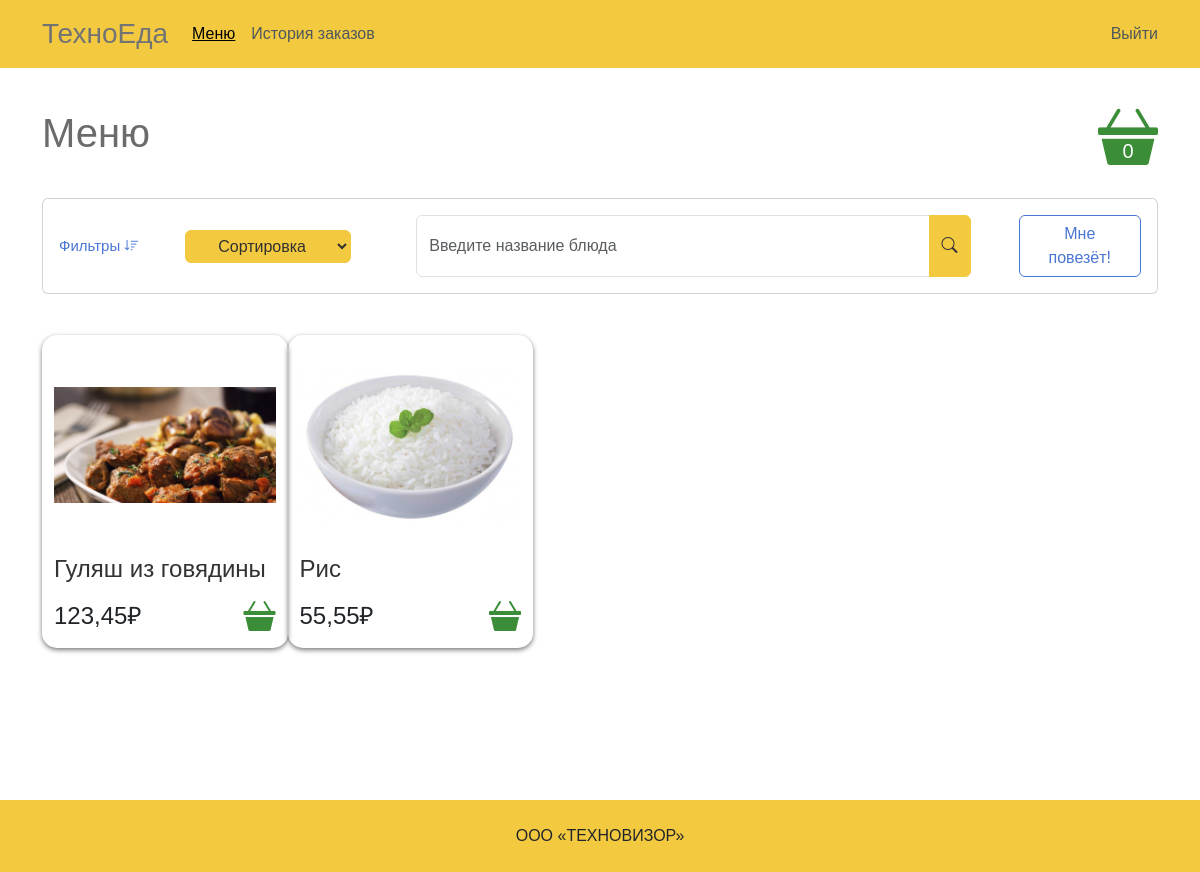
The app's page / (signed in), older data.
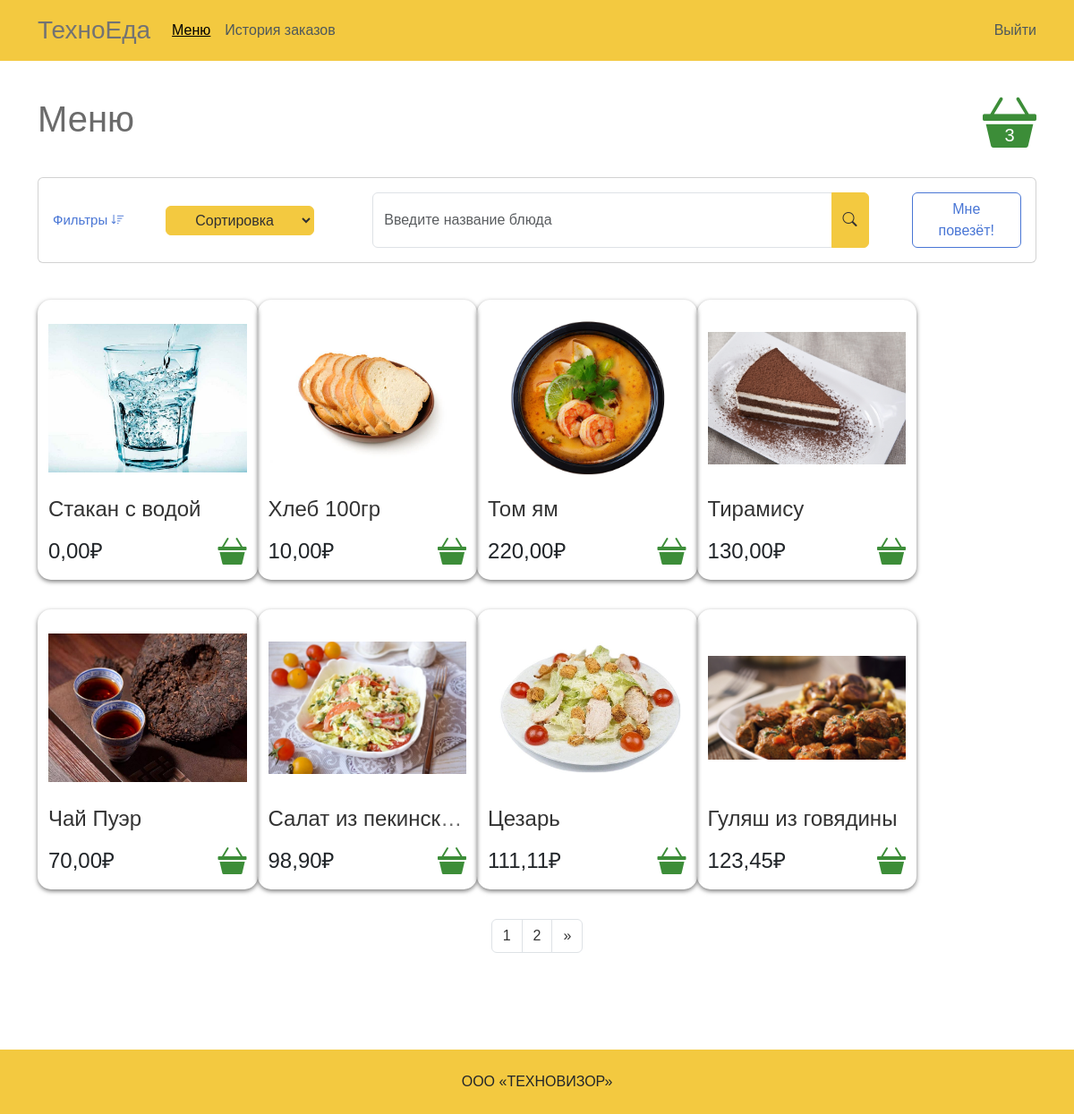
The same page, newer data.
### mainapp/models.py (models this page shows, shortened)
class Cart(models.Model):
    owner = models.ForeignKey(Employee, null=True, verbose_name='Владелец', on_delete=models.CASCADE)
    products = models.ManyToManyField(CartDish, blank=True, related_name='related_cart', verbose_name='Продукты')
    total_products = models.PositiveIntegerField(default=0, verbose_name='Количество продуктов')
    final_price = models.DecimalField(max_digits=9, default=0, decimal_places=2, verbose_name='Общая цена')
    in_order = models.BooleanField(default=False, verbose_name='Заказан')
    class Meta:
        verbose_name = 'Корзина'
        verbose_name_plural = 'Корзины'

class Dish(models.Model):
    category = models.ForeignKey(Category, verbose_name='Категория', on_delete=models.CASCADE)
    title = models.CharField(max_length=255, verbose_name='Наименование')
    slug = models.SlugField(unique=True)
    image1 = models.ImageField(verbose_name='Изображение 1', blank=True)
    image2 = models.ImageField(verbose_name='Изображение 2', blank=True)
    image3 = models.ImageField(verbose_name='Изображение 3', blank=True)
    vegan = models.BooleanField(verbose_name="Веган-блюдо", default=False)
    in_stock = models.BooleanField(verbose_name="В наличии", default=True)
    weight = models.DecimalField(verbose_name='Вес',max_digits=5, decimal_places=2, blank=True)
    calories = models.DecimalField(verbose_name='Калории',max_digits=5, decimal_places=1, blank=True)
    proteins = models.DecimalField(verbose_name='Белки',max_digits=5, decimal_places=1, blank=True)
    fats = models.DecimalField(verbose_name='Жиры',max_digits=5, decimal_places=1, blank=True)
    carb = models.DecimalField(verbose_name='Углеводы',max_digits=5, decimal_places=1, blank=True)
    description = models.TextField(verbose_name='Состав/Описание', blank=True)
    price = models.DecimalField(verbose_name='Цена',max_digits=5, decimal_places=2)
    def get_product_url(obj):
        return f"{obj.category.slug}/{obj.slug}"
    class Meta:
        verbose_name = 'Блюдо'
        verbose_name_plural = ' Блюда'

### mainapp/views.py (the view, shortened to what this page needs)
# urls.py: path('', Menu.as_view(), name='main'),
class Menu(CartMixin, View):
    def get(self, request, *args, **kwargs):
        active = 'menu'
        category_obj = Category.objects.all()
        category = []
        dishes_on_page = 8
        last_page = math.ceil(Dish.objects.count()/dishes_on_page)
        for category_slug in category_obj:
            try:
                cat = int(request.GET.get(category_slug.slug))
                category.append(category_slug.slug)
            except:
                pass
        try:
            search = request.GET.get("s")
        except:
            search = ""
        if search == None:
            search = ""
        search_lower = search.lower()
        search_upper = search.capitalize()
        try:
            sort_by = request.GET.get("sort_by")
        except:
            sort_by = "-id"
        if sort_by == None:
            sort_by = "-id"
        try:
            page = int(request.GET.get("p"))
        except:
            page = 1
        if page is None:
            page = 1
        if category:
            dishes = Dish.objects.filter(category__slug__in=category)
        else:
            dishes = Dish.objects.all()
        dishes = dishes.order_by(sort_by)[dishes_on_page * page - dishes_on_page:page * dishes_on_page]
        return render(request, "base.html/", {'dishes':dishes, 'cart':self.cart, 'category_obj': category_obj, 'active': active, 'page': page, 'last_page': last_page})

### mainapp/models.py (called while the page is built)
    def __str__(self):
        return self.name

### mainapp/templates/base.html (shortened to what this page needs)
{% load static %}
<!DOCTYPE html>
<html lang="en">
<head>
   <link href="https://cdn.jsdelivr.net/npm/bootstrap@5.3.2/dist/css/bootstrap.min.css" rel="stylesheet"
>
   <link rel="stylesheet" href="https://cdn.jsdelivr.net/npm/bootstrap-icons@1.10.5/font/bootstrap-icons.css">
   <link rel="stylesheet" href="https://cdn.jsdelivr.net/npm/bootstrap-icons@1.8.1/font/bootstrap-icons.css">
   <link rel="stylesheet" href="{% static 'css/style.css' %}">
</head>
<body>
   <header class="">
      <nav class="navbar navbar-expand-xl navbar-light navbar">
         <div class="container">
            <a class="navbar-brand fs-3" href="{% url 'main' %}">ТехноЕда</a>
            <div class="collapse navbar-collapse show" id="navbarText">
               <ul class="navbar-nav me-auto mb-2 mb-xl-0">
                  <li class="nav-item">
                     <a class="nav-link active fs-6" aria-current="page" href="{% url 'main' %}">Меню</a>
                  </li>
                  <li class="nav-item">
                     <a class="nav-link fs-6" href="{% url 'history' %}">История заказов</a>
                  </li>
               </ul>
                {% if request.user.is_authenticated %}
               <a class="nav-link" href="{% url 'logout' %}">Выйти</a>
                    {% else %}
               <a class="nav-link" href="{% url 'login' %}">Авторизация</a>
                {% endif %}
            </div>
         </div>
      </nav>
   </header>
{% block content %}
   <section class="main-content min-h-800">
      <div class="container mt-4">
         <div class="d-flex justify-content-between align-items-center">
            <h1>Меню</h1>
            <a href="{% url 'cart' %}" class="basketa basketa_big d-flex"><div class="basket_hover"></div><i class="bi bi-basket3-fill t123"></i><p class="m-0 fs-5 cart_count">{{ cart.total_products }}</p></a>
         </div>
         <div class="row d-flex justify-content-center align-items-center mt-3 mb-4">
            <div class="col-md-12 ">
               <div class="card ">
                  <div class="search_content row g-4 d-flex justify-content-between align-items-center mt-3">
                     <a data-toggle="collapse" href="#collapseExample" role="button" aria-expanded="false"
                        aria-controls="collapseExample" class="advanced text-nowrap col-md-3 col-lg-1 ms-3">
                        Фильтры <i class="bi bi-sort-down"></i>
                     </a>
                     <div class="col-lg-2 col-md-3">
                        <select class="form-select-sm sort-by btn btn-secondary dropdown-toggle" name="sort_by" form="search">
                           <option selected disabled selected>Сортировка</option>
                        </select>
                     </div>
                     <div class="col-lg-8 col-md-6 d-flex me-3">
                        <input type="text" class="form-control d-flex me-4"
                           placeholder="Введите название блюда" form="search" name="s">
                              <button class="search_btn btn btn-secondary btn-block me-5" form="search"><i class="bi bi-search"></i></button>
                              <a href="{% url 'lucky' %}" class="btn col-lg-2 col-md-4 lucky">Мне повезёт!</a>
                     </div>
                  </div>
                  </div>
               </div>
            </div>
         </div>
         <div class="container m-0 p-0">
            <div class="row container m-0 p-0">
               <div class="row col-lg-12  m-0 p-0">
                   {% for dish in dishes %}
                       <div class=" product-cart col-lg-12">
                         <div class="product-thumb">
                            <a href="#" class="p-0 pb-3 pt-3"><img src="{{ dish.image1.url }}" alt="img" class="mw95"></a>
                         </div>
                         <div class="product-details">
                            <h4 class="overflow-hidden text-nowrap text-ellipsis"><a href="dish/{{ dish.get_product_url }}">{{ dish.title }}</a></h4>
                         </div>
                         <div class="product-bottom-details">
                            <div class="product-bottom d-flex justify-content-between align-items-center">
                               <p>{{ dish.price }}₽</p>
                                <a href="" class="wh32 bl">
                                    <form action="{% url 'add_to_cart' ct_model=dish.category.slug slug=dish.slug %}" method="get">
                                        <div class="basketa"><div class="basket_hover"></div><i class="bi bi-basket3-fill t123"></i></div>
                                    </form>
                                </a>
                            </div>
                         </div>
                  </div>
                   {% endfor %}
               </div>
            </div>
         </div>
          {% if last_page != 1 %}
         <nav class="d-flex justify-content-center my-3">
            <ul class="pagination">
              <li class="page-item"><a class="page-link" href="?p={{ page }}">{{ page }}</a></li>
                          {% if page != last_page %}
              <li class="page-item"><a class="page-link" href="?p={{ page|add:1 }}">{{ page|add:1 }}</a></li>
              <li class="page-item">
                <a class="page-link" href="?p={{ last_page }}" aria-label="Последняя">
                  <span aria-hidden="true">&raquo;</span>
                </a>
              </li>
                {% endif %}
            </ul>
          </nav>
      {% endif %}
   </section>
{% endblock content %}
   <footer class="footer">
      <div class="container">
         <p class="p-4 m-0 text-center">ООО «ТЕХНОВИЗОР»</p>
      </div>
   </footer>
</body>
</html>

### mainapp/static/css/style.css (style rules this page uses)
* { font-family: 'Source Sans Pro', sans-serif; text-decoration: none; --main: #F3C940; --main-hover: #f5c21a; --blue:#4976D5; --green: #3c8d38; --bs-navbar-brand-color: #737373; --red: rgb(165, 23, 23); }
body { position: relative; min-height: 100vh; padding-bottom: 76px; }
.h1, .h2, .h3, .h4, .h5, .h6, h1, h2, h3, h4, h5, h6 { color: #6b6b6b; }
.navbar-nav .nav-link.active, .navbar-nav .nav-link.show, a.nav-link.active { text-decoration: underline; }
.nav-item a, .nav-link { color: #4e585b; }
.search_content>* { margin: 0; }
a { text-decoration: none; color: #333333; }
header, footer { background-color: var(--main); }
.product-cart { box-shadow: 0 2px 5px 0 rgba(0, 0, 0, 0.527); transition: all .3s; border-radius: 15px; width: 22%; margin-right: 4%; margin-bottom: 1.5%; margin-top: 1.5%; }
.product-cart:nth-child(4n) { margin-right: 0; }
.basket_hover { position: absolute; width: 100%; height: 100%; z-index: 100; }
.basketa { position: relative; display: block !important; color: var(--green); font-size: 32px; z-index: 100; }
.basketa_big { color: var(--green); font-size: 60px; }
.product-thumb a { display: flex; align-items: center; justify-content: center; height: 170px; padding: 20px; }
.product-thumb img, .product-thumb_history img { max-height: 100%; }
.product-bottom p { font-size: 24px; margin: 0; }
.product-bottom-details { margin-bottom: 0.5rem; }
.sort-by { width: 100%; height: 100%; color: var(--bs-navbar-brand-color); }
.sort-by option { background-color: #fff; color: #333333; }
.search_btn { margin-left: -5%; border-radius: 0px 0.375rem 0.375rem 0px; }
.advanced { color: var(--blue); text-decoration: none; font-size: 15px; font-weight: 500; }
.btn-secondary, .btn-secondary:focus, .btn-secondary:active { color: #313131; background-color: var(--main) !important; border-color: var(--main) !important; box-shadow: none; }
.cart_count { position: absolute; top: 44px; left: 0; color: #ffffff; margin-top: 50px; width: 100%; text-align: center; }
a.lucky { color: var(--blue); border: 1px var(--blue) solid; }
.page-link { color: #333; }
.mw95 { max-width: 100%; }
.text-ellipsis { text-overflow: ellipsis; }
footer { position: absolute; bottom: -72px; width: 100%; }
.product-cart .product-thumb a { height: 220px; }
.product-cart { margin-right: 0; }
input.form-control.d-flex.me-4 { margin-left: 10px; }
input.form-control.d-flex.me-4 { margin-right: 10px!important; }

Row changes from the older to the newer data that the page shows:
no longer on this page (row edited): Cart: total_products "0"
no longer on this page (row unchanged): Dish: image1 (picture), title "Рис", price "55,55"
added Cart: total_products "3"
added Dish: image1 (picture), title "Стакан с водой", price "0,00"
added Dish: image1 (picture), title "Хлеб 100гр", price "10,00"
added Dish: image1 (picture), title "Том ям", price "220,00"
added Dish: image1 (picture), title "Тирамису", price "130,00"
added Dish: image1 (picture), title "Чай Пуэр", price "70,00"
added Dish: image1 (picture), title "Салат из пекинск…", price "98,90"
added Dish: image1 (picture), title "Цезарь", price "111,11"
Text that changed along with them:
{{ page }}: (not shown) → "1"
{{ page|add:1 }}: (not shown) → "2"
